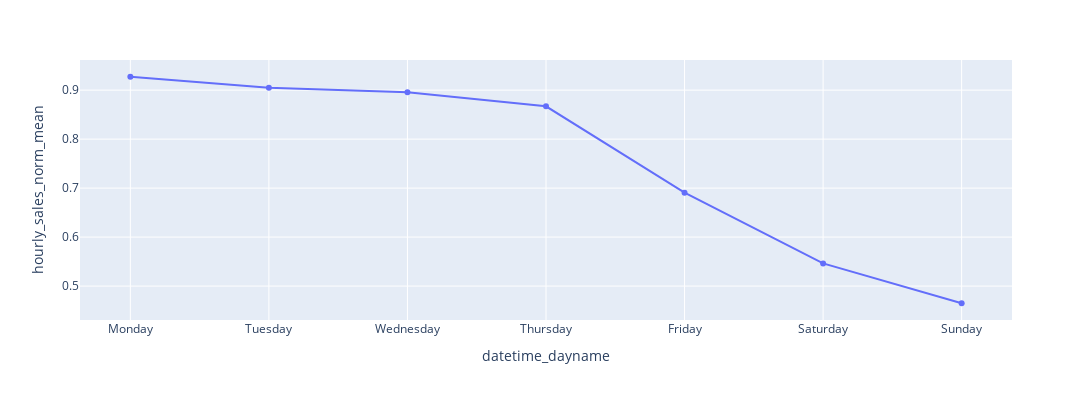

The code cell stored with this chart in its notebook:
### Code cell
fig = px.line(sales_by_weekday, x="datetime_dayname", y="hourly_sales_norm_mean", markers=True, hover_data=sales_by_weekday, width=1200, height=400)
fig.show()

### Figure 1 — Plotly figure (JSON) as saved in the notebook; plotly's stock layout.template omitted (floating-point values rounded to 4 significant figures)
{"data": [{"customdata": [[0], [1], [2], [3], [4], [5], [6]], "hovertemplate": "datetime_dayname=%{x}<br>hourly_sales_norm_mean=%{y}<br>weekday=%{customdata[0]}<extra></extra>", "legendgroup": "", "line": {"color": "#636efa", "dash": "solid"}, "marker": {"symbol": "circle"}, "mode": "lines+markers", "name": "", "orientation": "v", "showlegend": false, "type": "scatter", "x": ["Monday", "Tuesday", "Wednesday", "Thursday", "Friday", "Saturday", "Sunday"], "xaxis": "x", "y": [0.9273, 0.9049, 0.8958, 0.867, 0.6906, 0.5463, 0.4649], "yaxis": "y"}], "layout": {"height": 400, "legend": {"tracegroupgap": 0}, "margin": {"t": 60}, "width": 1200, "xaxis": {"anchor": "y", "domain": [0, 1], "title": {"text": "datetime_dayname"}}, "yaxis": {"anchor": "x", "domain": [0, 1], "title": {"text": "hourly_sales_norm_mean"}}}}
